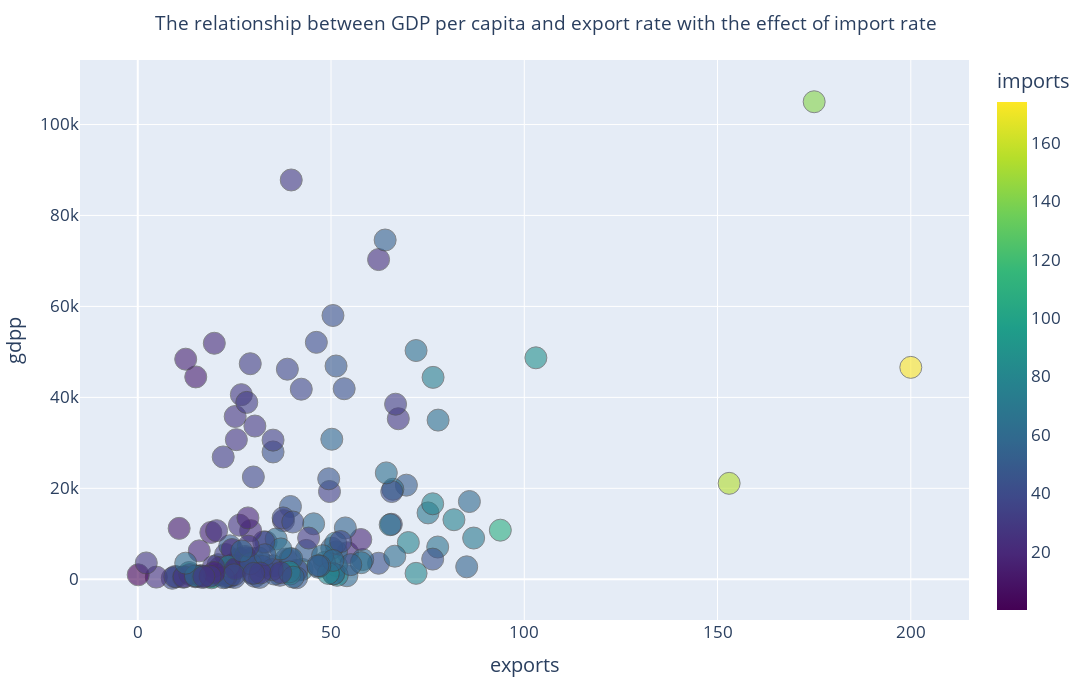

Notebook code cell kept with this figure:
### Markdown cell above
✅ General Pattern:
1. As imports increase, exports also increase
2. The higher the import and export rates, the more trade-dependent the country is
3. The higher the import and export rates, the lower the country's economic closeness

### Code cell
fig = px.scatter(
    df,
    x="exports",
    y="gdpp",
    color="imports",
    color_continuous_scale="viridis",
    hover_name="country",
    size_max=40,
    opacity=0.7
)

fig.update_traces(marker=dict(size=22)) 
fig.update_traces(
    marker=dict(
        opacity=0.6,
        line=dict(width=1)
    )
)

fig.update_layout(
    title=f"The relationship between GDP per capita and export rate with the effect of import rate",
    width=1400,
    height=700,
    title_font_size=19,
    xaxis_title="exports",
    yaxis_title="gdpp",
    font=dict(size=17),
    title_x = 0.5
    
)

fig.show()

### Figure 1 — Plotly figure (JSON) as saved in the notebook; plotly's stock layout.template omitted (floating-point values rounded to 4 significant figures; data arrays with more than 128 entries replaced by an {"elided": "..."} marker saying what was removed)
{"data": [{"hovertemplate": "<b>%{hovertext}</b><br><br>exports=%{x}<br>gdpp=%{y}<br>imports=%{marker.color}<extra></extra>", "hovertext": {"elided": "167 str values"}, "legendgroup": "", "marker": {"color": {"elided": "167 float values"}, "coloraxis": "coloraxis", "line": {"width": 1}, "opacity": 0.6, "size": 22, "symbol": "circle"}, "mode": "markers", "name": "", "orientation": "v", "showlegend": false, "type": "scatter", "x": {"elided": "167 float values"}, "xaxis": "x", "y": {"elided": "167 int values"}, "yaxis": "y"}], "layout": {"coloraxis": {"colorbar": {"title": {"text": "imports"}}, "colorscale": [[0, "#440154"], [0.1111, "#482878"], [0.2222, "#3e4989"], [0.3333, "#31688e"], [0.4444, "#26828e"], [0.5556, "#1f9e89"], [0.6667, "#35b779"], [0.7778, "#6ece58"], [0.8889, "#b5de2b"], [1, "#fde725"]]}, "font": {"size": 17}, "height": 700, "legend": {"tracegroupgap": 0}, "margin": {"t": 60}, "title": {"font": {"size": 19}, "text": "The relationship between GDP per capita and export rate with the effect of import rate", "x": 0.5}, "width": 1400, "xaxis": {"anchor": "y", "domain": [0, 1], "title": {"text": "exports"}}, "yaxis": {"anchor": "x", "domain": [0, 1], "title": {"text": "gdpp"}}}}
